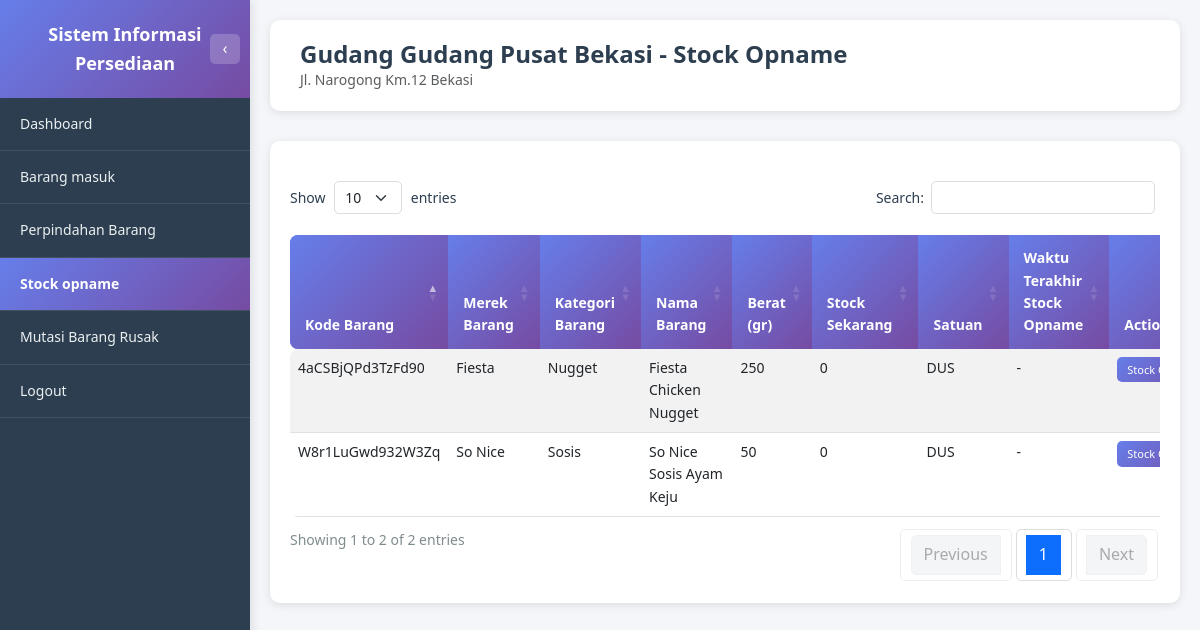
Before: /gudang/stock_opname.php (signed in) with the older database file.
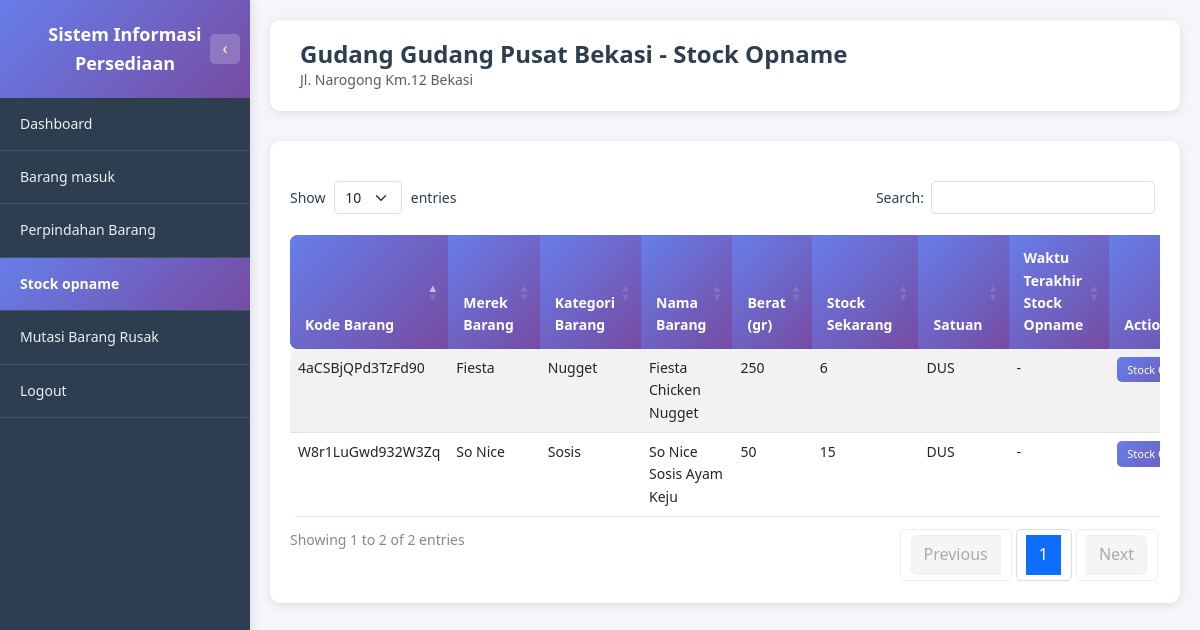
After: the same page with the newer database file.
### tables this page shows
CREATE TABLE STOCK (
      KD_BARANG              VARCHAR(16) NOT NULL,
      KD_LOKASI              VARCHAR(8) NOT NULL,
      UPDATED_BY             VARCHAR(8),
      JUMLAH_BARANG          INT,
      JUMLAH_MIN_STOCK       INT,
      JUMLAH_MAX_STOCK       INT,
      SATUAN                 ENUM('PIECES', 'DUS'),
      LAST_UPDATED           TIMESTAMP DEFAULT CURRENT_TIMESTAMP ON UPDATE CURRENT_TIMESTAMP,
      PRIMARY KEY (KD_BARANG, KD_LOKASI)
   );

CREATE TABLE MASTER_BARANG (
      KD_BARANG                    VARCHAR(16) NOT NULL,
      KD_KATEGORI_BARANG           VARCHAR(8),
      KD_SUPPLIER                  VARCHAR(8),
      KD_MEREK_BARANG              VARCHAR(8),
      NAMA_BARANG                  VARCHAR(256),
      BERAT                        INT,
      AVG_HARGA_BELI_PIECES        DECIMAL(20,2),
      HARGA_JUAL_BARANG_PIECES     DECIMAL(20,2),
      SATUAN_PERDUS                INT,
      GAMBAR_BARANG                VARCHAR(512),
      LAST_UPDATED                 TIMESTAMP DEFAULT CURRENT_TIMESTAMP ON UPDATE CURRENT_TIMESTAMP,
      STATUS                       ENUM('AKTIF', 'TIDAK AKTIF'),
      PRIMARY KEY (KD_BARANG)
   );

### gudang/stock_opname.php (the view, shortened to what the changed rows need)
<?php
require_once '../dbconnect.php';
$user_id = $_SESSION['user_id'];
$query_user = "SELECT u.ID_USERS, u.KD_LOKASI, ml.NAMA_LOKASI
               FROM USERS u
               LEFT JOIN MASTER_LOKASI ml ON u.KD_LOKASI = ml.KD_LOKASI
               WHERE u.ID_USERS = ?";
$stmt_user = $conn->prepare($query_user);
$stmt_user->bind_param("s", $user_id);
$stmt_user->execute();
$result_user = $stmt_user->get_result();
$user_data = $result_user->fetch_assoc();
$kd_lokasi = $user_data['KD_LOKASI'];
$nama_lokasi = $user_data['NAMA_LOKASI'] ?? 'Gudang';
$query_stock = "SELECT
    s.KD_BARANG,
    mb.NAMA_BARANG,
    mb.BERAT,
    COALESCE(mm.NAMA_MEREK, '-') as NAMA_MEREK,
    COALESCE(mk.NAMA_KATEGORI, '-') as NAMA_KATEGORI,
    s.JUMLAH_BARANG as STOCK_SEKARANG,
    s.SATUAN,
    (
        SELECT MAX(so.WAKTU_OPNAME)
        FROM STOCK_OPNAME so
        WHERE so.KD_BARANG = s.KD_BARANG AND so.KD_LOKASI = s.KD_LOKASI
    ) as WAKTU_TERAKHIR_OPNAME
FROM STOCK s
INNER JOIN MASTER_BARANG mb ON s.KD_BARANG = mb.KD_BARANG
LEFT JOIN MASTER_MEREK mm ON mb.KD_MEREK_BARANG = mm.KD_MEREK_BARANG
LEFT JOIN MASTER_KATEGORI_BARANG mk ON mb.KD_KATEGORI_BARANG = mk.KD_KATEGORI_BARANG
WHERE s.KD_LOKASI = ?
ORDER BY s.KD_BARANG ASC";
$stmt_stock = $conn->prepare($query_stock);
$stmt_stock->bind_param("s", $kd_lokasi);
$stmt_stock->execute();
$result_stock = $stmt_stock->get_result();
function formatWaktuTerakhirOpname($waktu) {
    if (empty($waktu) || $waktu == null) {
        return '-';
    }
    $bulan = [
        1 => 'Januari', 2 => 'Februari', 3 => 'Maret', 4 => 'April',
        5 => 'Mei', 6 => 'Juni', 7 => 'Juli', 8 => 'Agustus',
        9 => 'September', 10 => 'Oktober', 11 => 'November', 12 => 'Desember'
    ];
    $timezone = new DateTimeZone('Asia/Jakarta');
    $date = new DateTime($waktu, $timezone);
    $tanggal_formatted = $date->format('d') . ' ' . $bulan[(int)$date->format('m')] . ' ' . $date->format('Y');
    $waktu_formatted = $date->format('H:i') . ' WIB';
    $selisih_text = '';
    return $tanggal_formatted . ' ' . $waktu_formatted . ' (' . $selisih_text . ')';
}
?>
<!DOCTYPE html>
<html lang="id">
<head>
    <link href="https://cdn.jsdelivr.net/npm/bootstrap@5.3.0/dist/css/bootstrap.min.css" rel="stylesheet">
    <link href="https://cdn.datatables.net/1.13.7/css/dataTables.bootstrap5.min.css" rel="stylesheet">
    <link href="https://cdn.jsdelivr.net/npm/sweetalert2@11/dist/sweetalert2.min.css" rel="stylesheet">
    <link href="../assets/css/style.css" rel="stylesheet">
</head>
<body class="dashboard-body">
    <div class="main-content">
        <div class="page-header">
            <h1 class="page-title">Gudang <?php echo htmlspecialchars($nama_lokasi); ?> - Stock Opname</h1>
        </div>
        <div class="table-section">
            <div class="table-responsive">
                <table id="tableStockOpname" class="table table-custom table-striped table-hover">
                    <thead>
                        <tr>
                            <th>Kode Barang</th>
                            <th>Merek Barang</th>
                            <th>Kategori Barang</th>
                            <th>Nama Barang</th>
                            <th>Berat (gr)</th>
                            <th>Stock Sekarang</th>
                            <th>Satuan</th>
                            <th>Waktu Terakhir Stock Opname</th>
                            <th>Action</th>
                        </tr>
                    </thead>
                    <tbody>
                        <?php if ($result_stock && $result_stock->num_rows > 0): ?>
                            <?php while ($row = $result_stock->fetch_assoc()): ?>
                                <tr>
                                    <td><?php echo htmlspecialchars($row['KD_BARANG']); ?></td>
                                    <td><?php echo htmlspecialchars($row['NAMA_MEREK']); ?></td>
                                    <td><?php echo htmlspecialchars($row['NAMA_KATEGORI']); ?></td>
                                    <td><?php echo htmlspecialchars($row['NAMA_BARANG']); ?></td>
                                    <td><?php echo number_format($row['BERAT'], 0, ',', '.'); ?></td>
                                    <td><?php echo number_format($row['STOCK_SEKARANG'], 0, ',', '.'); ?></td>
                                    <td><?php echo htmlspecialchars($row['SATUAN']); ?></td>
                                    <td><?php echo formatWaktuTerakhirOpname($row['WAKTU_TERAKHIR_OPNAME']); ?></td>
                                    <td>
                                        <button class="btn-view btn-sm" onclick="bukaModalOpname('<?php echo htmlspecialchars($row['KD_BARANG']); ?>', '<?php echo htmlspecialchars($row['NAMA_MEREK']); ?>', '<?php echo htmlspecialchars($row['NAMA_KATEGORI']); ?>', '<?php echo htmlspecialchars($row['NAMA_BARANG']); ?>', <?php echo $row['BERAT']; ?>, <?php echo $row['STOCK_SEKARANG']; ?>, '<?php echo htmlspecialchars($row['SATUAN']); ?>')">Stock Opname</button>
                                    </td>
                                </tr>
                            <?php endwhile; ?>
                        <?php else: ?>
                            <tr>
                                <td colspan="9" class="text-center text-muted">Tidak ada data stock</td>
                            </tr>
                        <?php endif; ?>
                    </tbody>
                </table>
            </div>
        </div>
    </div>
</body>
</html>

Changed rows visible on the page:
changed stock "4aCSBjQPd3TzFd90": JUMLAH_BARANG "0" → "6"
changed stock "W8r1LuGwd932W3Zq": JUMLAH_BARANG "0" → "15"
